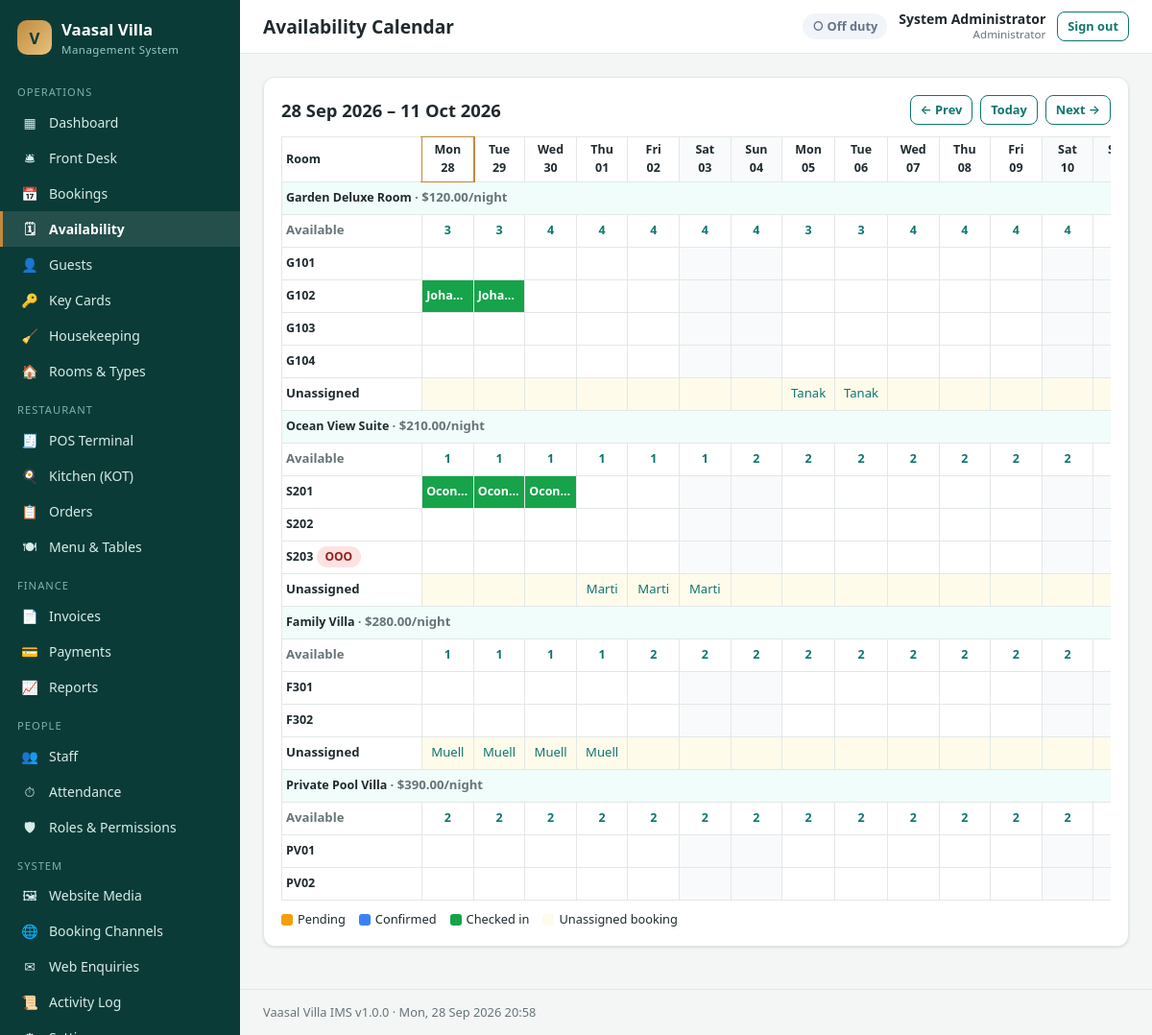
The page /admin/calendar.php (signed in) on the database its author committed.
### tables this page shows
CREATE TABLE users (
  id            INT UNSIGNED AUTO_INCREMENT PRIMARY KEY,
  role_id       INT UNSIGNED NOT NULL,
  full_name     VARCHAR(120) NOT NULL,
  username      VARCHAR(60)  NOT NULL UNIQUE,
  email         VARCHAR(160) NULL,
  phone         VARCHAR(40)  NULL,
  password_hash VARCHAR(255) NOT NULL,
  department    VARCHAR(60)  NULL,
  hourly_rate   DECIMAL(10,2) NOT NULL DEFAULT 0,
  is_active     TINYINT(1)   NOT NULL DEFAULT 1,
  last_login    DATETIME     NULL,
  created_at    DATETIME     NOT NULL DEFAULT CURRENT_TIMESTAMP,
  CONSTRAINT fk_user_role FOREIGN KEY (role_id) REFERENCES roles(id)
);

CREATE TABLE roles (
  id          INT UNSIGNED AUTO_INCREMENT PRIMARY KEY,
  name        VARCHAR(60)  NOT NULL,
  slug        VARCHAR(60)  NOT NULL UNIQUE,
  description VARCHAR(255) NULL
);

CREATE TABLE room_types (
  id           INT UNSIGNED AUTO_INCREMENT PRIMARY KEY,
  name         VARCHAR(100) NOT NULL,
  slug         VARCHAR(100) NOT NULL UNIQUE,
  short_desc   VARCHAR(255) NULL,
  description  TEXT NULL,
  base_rate    DECIMAL(10,2) NOT NULL,
  max_adults   TINYINT UNSIGNED NOT NULL DEFAULT 2,
  max_children TINYINT UNSIGNED NOT NULL DEFAULT 1,
  size_sqm     INT UNSIGNED NULL,
  bed_type     VARCHAR(60) NULL,
  amenities    VARCHAR(500) NULL,
  image_url    VARCHAR(500) NULL,
  color        VARCHAR(20) NOT NULL DEFAULT '#0f766e',
  is_active    TINYINT(1) NOT NULL DEFAULT 1
);

CREATE TABLE rooms (
  id                  INT UNSIGNED AUTO_INCREMENT PRIMARY KEY,
  room_type_id        INT UNSIGNED NOT NULL,
  room_number         VARCHAR(20) NOT NULL UNIQUE,
  floor               VARCHAR(20) NULL,
  status              ENUM('available','occupied','maintenance') NOT NULL DEFAULT 'available',
  housekeeping_status ENUM('clean','dirty','inspected','out_of_order') NOT NULL DEFAULT 'clean',
  notes               VARCHAR(255) NULL,
  CONSTRAINT fk_room_type FOREIGN KEY (room_type_id) REFERENCES room_types(id)
);

CREATE TABLE guests (
  id          INT UNSIGNED AUTO_INCREMENT PRIMARY KEY,
  first_name  VARCHAR(80)  NOT NULL,
  last_name   VARCHAR(80)  NOT NULL,
  email       VARCHAR(160) NULL,
  phone       VARCHAR(40)  NULL,
  country     VARCHAR(80)  NULL,
  id_type     VARCHAR(40)  NULL,
  id_number   VARCHAR(60)  NULL,
  address     VARCHAR(255) NULL,
  vip         TINYINT(1)   NOT NULL DEFAULT 0,
  notes       TEXT NULL,
  created_at  DATETIME NOT NULL DEFAULT CURRENT_TIMESTAMP,
  INDEX idx_guest_email (email)
);

CREATE TABLE bookings (
  id               INT UNSIGNED AUTO_INCREMENT PRIMARY KEY,
  booking_ref      VARCHAR(20) NOT NULL UNIQUE,
  guest_id         INT UNSIGNED NOT NULL,
  source_id        INT UNSIGNED NOT NULL,
  external_ref     VARCHAR(60)  NULL,
  room_type_id     INT UNSIGNED NOT NULL,
  room_id          INT UNSIGNED NULL,
  check_in         DATE NOT NULL,
  check_out        DATE NOT NULL,
  adults           TINYINT UNSIGNED NOT NULL DEFAULT 1,
  children         TINYINT UNSIGNED NOT NULL DEFAULT 0,
  rate_per_night   DECIMAL(10,2) NOT NULL,
  room_total       DECIMAL(10,2) NOT NULL,
  status           ENUM('pending','confirmed','checked_in','checked_out','cancelled','no_show') NOT NULL DEFAULT 'pending',
  payment_status   ENUM('unpaid','partial','paid') NOT NULL DEFAULT 'unpaid',
  special_requests TEXT NULL,
  created_by       INT UNSIGNED NULL,
  created_at       DATETIME NOT NULL DEFAULT CURRENT_TIMESTAMP,
  checked_in_at    DATETIME NULL,
  checked_out_at   DATETIME NULL,
  INDEX idx_bk_dates (check_in, check_out),
  INDEX idx_bk_status (status),
  CONSTRAINT fk_bk_guest  FOREIGN KEY (guest_id)     REFERENCES guests(id),
  CONSTRAINT fk_bk_source FOREIGN KEY (source_id)    REFERENCES booking_sources(id),
  CONSTRAINT fk_bk_rtype  FOREIGN KEY (room_type_id) REFERENCES room_types(id),
  CONSTRAINT fk_bk_room   FOREIGN KEY (room_id)      REFERENCES rooms(id) ON DELETE SET NULL,
  CONSTRAINT fk_bk_user   FOREIGN KEY (created_by)   REFERENCES users(id) ON DELETE SET NULL
);

### admin/calendar.php (the view, shortened to what the rows shown need)
<?php
require_perm(['bookings.manage', 'frontdesk.manage']);
$title = 'Availability Calendar';
$start = valid_date(input('start')) ? input('start') : date('Y-m-d');
$days = 14;
$end = date('Y-m-d', strtotime("$start +$days day"));
$dates = [];
for ($i = 0; $i < $days; $i++) $dates[] = date('Y-m-d', strtotime("$start +$i day"));
$types = q_all('SELECT * FROM room_types ORDER BY base_rate');
$rooms = q_all('SELECT * FROM rooms ORDER BY room_number');
$bookings = q_all("SELECT b.id, b.booking_ref, b.room_id, b.room_type_id, b.check_in, b.check_out, b.status, g.last_name
                   FROM bookings b JOIN guests g ON g.id=b.guest_id
                   WHERE b.status IN ('pending','confirmed','checked_in') AND b.check_in < ? AND b.check_out > ?", [$end, $start]);
$grid = [];
$unassigned = [];
foreach ($bookings as $bk) {
    foreach ($dates as $d) {
        if ($d >= $bk['check_in'] && $d < $bk['check_out']) {
            if ($bk['room_id']) $grid[$bk['room_id']][$d] = $bk;
            else $unassigned[$bk['room_type_id']][$d][] = $bk;
        }
    }
}
require __DIR__ . '/../includes/admin_header.php';
?>
<div class="card">
  <div class="card-head">
    <h2><?= fdate($start) ?> – <?= fdate(date('Y-m-d', strtotime("$end -1 day"))) ?></h2>
  </div>
  <div class="table-wrap">
  <table class="cal">
    <thead><tr><th class="room">Room</th>
      <?php foreach ($dates as $d): $w = in_array(date('N', strtotime($d)), ['6', '7']); ?>
        <th class="<?= $w ? 'wknd' : '' ?> <?= $d === date('Y-m-d') ? 'today' : '' ?>"><?= date('D', strtotime($d)) ?><br><?= date('d', strtotime($d)) ?></th>
      <?php endforeach; ?></tr></thead>
    <tbody>
    <?php foreach ($types as $t): ?>
      <tr><th class="room" colspan="<?= $days + 1 ?>" style="background:#f0fdfa"><?= e($t['name']) ?> <span class="muted small">· <?= money($t['base_rate']) ?>/night</span></th></tr>
      <tr><th class="room small muted">Available</th>
        <?php foreach ($dates as $d): $av = type_availability((int) $t['id'], $d, date('Y-m-d', strtotime("$d +1 day"))); ?>
          <td style="font-weight:700;color:<?= $av ? '#16a34a' : '#dc2626' ?>"><?php if ($av): ?><a href="booking_form.php?room_type_id=<?= $t['id'] ?>&check_in=<?= $d ?>&check_out=<?= date('Y-m-d', strtotime("$d +1 day")) ?>" title="Book"><?= $av ?></a><?php else: ?>0<?php endif; ?></td>
        <?php endforeach; ?></tr>
      <?php foreach ($rooms as $r): if ((int) $r['room_type_id'] !== (int) $t['id']) continue; ?>
        <tr><th class="room"><?= e($r['room_number']) ?> <?= $r['status'] === 'maintenance' ? '<span class="badge badge-red">OOO</span>' : '' ?></th>
          <?php foreach ($dates as $d): $bk = $grid[$r['id']][$d] ?? null; ?>
            <?php if ($bk): ?><td class="bk st-<?= e($bk['status']) ?>" title="<?= e($bk['booking_ref'] . ' · ' . $bk['last_name']) ?>"><a href="booking_view.php?id=<?= $bk['id'] ?>"><?= e($bk['last_name']) ?></a></td>
            <?php else: ?><td class="<?= in_array(date('N', strtotime($d)), ['6', '7']) ? 'wknd' : '' ?>"></td><?php endif; ?>
          <?php endforeach; ?></tr>
      <?php endforeach; ?>
      <?php if (!empty($unassigned[$t['id']])): ?>
        <tr class="unassigned"><th class="room small">Unassigned</th>
        <?php foreach ($dates as $d): $list = $unassigned[$t['id']][$d] ?? []; ?>
          <td class="small"><?php foreach ($list as $bk): ?><a href="booking_view.php?id=<?= $bk['id'] ?>" title="<?= e($bk['booking_ref']) ?>"><?= e(mb_substr($bk['last_name'], 0, 5)) ?></a> <?php endforeach; ?></td>
        <?php endforeach; ?></tr>
      <?php endif; ?>
    <?php endforeach; ?>
    </tbody>
  </table>
  </div>
</div>
<?php require __DIR__ . '/../includes/admin_footer.php'; ?>

### includes/admin_header.php (shortened to what the rows shown need)
<?php
$__u = current_user();
?><!DOCTYPE html>
<html lang="en">
<head>
<link rel="stylesheet" href="<?= e(url('assets/css/admin.css')) ?>">
</head>
<body class="admin">
<div class="main">
  <header class="topbar">
    <h1><?= e($title ?? '') ?></h1>
    <div class="topbar-right">
      <div class="user-chip"><b><?= e($__u['full_name'] ?? '') ?></b><small><?= e($__u['role_name'] ?? '') ?></small></div>
    </div>
  </header>
  <main class="content">

### rows shown on the page
users: full_name "System Administrator", role.name "Administrator"
room_types: name "Garden Deluxe Room", base_rate "$120.00", av "3", av "4"
rooms: room_number "G101"
rooms: room_number "G102", id.last_name "Joha…"
rooms: room_number "G103"
rooms: room_number "G104"
bookings: guest.last_name "Tanak"
room_types: name "Ocean View Suite", base_rate "$210.00", av "1", id "2"
rooms: room_number "S201", id.last_name "Ocon…"
rooms: room_number "S202"
rooms: room_number "S203", status "OOO"
bookings: guest.last_name "Marti"
room_types: name "Family Villa", base_rate "$280.00", av "1", av "2"
rooms: room_number "F301"
rooms: room_number "F302"
bookings: guest.last_name "Muell"
room_types: name "Private Pool Villa", base_rate "$390.00", av "2"
rooms: room_number "PV01"
rooms: room_number "PV02"

### other values the page prints
$__group "OPERATIONS"
$__icon "▦"
$__text "Dashboard"
$__icon "🛎"
$__text "Front Desk"
$__icon "📅"
$__text "Bookings"
$__icon "🗓"
$__text "Availability"
$__icon "👤"
$__text "Guests"
$__icon "🔑"
$__text "Key Cards"
$__icon "🧹"
$__text "Housekeeping"
